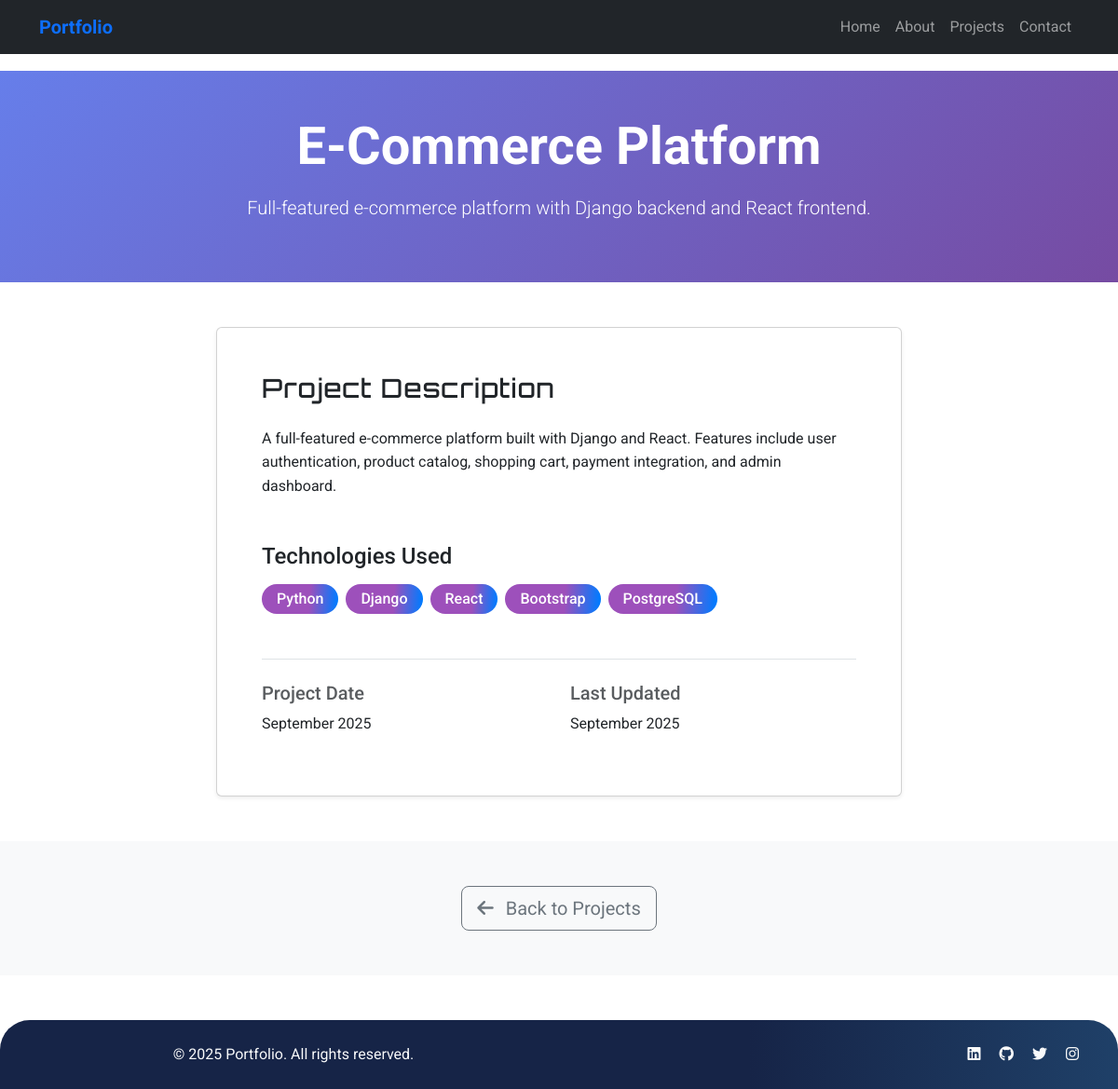
/projects/1/, run on the app's committed database.
### portfolio/models.py (models this page shows, shortened)
class Project(models.Model):
    title = models.CharField(max_length=200)
    description = models.TextField()
    short_description = models.CharField(max_length=300, help_text="Brief description for homepage")
    image = models.FileField(upload_to='projects/')
    live_url = models.URLField(blank=True, null=True)
    source_url = models.URLField(blank=True, null=True)
    technologies = models.ManyToManyField('Technology', blank=True)
    featured = models.BooleanField(default=False, help_text="Show on homepage")
    order = models.PositiveIntegerField(default=0)
    created_at = models.DateTimeField(auto_now_add=True)
    updated_at = models.DateTimeField(auto_now=True)
    class Meta:
        ordering = ['order', '-created_at']

class Technology(models.Model):
    name = models.CharField(max_length=50)
    color = models.CharField(max_length=7, default='#007bff', help_text="Hex color code")
    class Meta:
        verbose_name_plural = "Technologies"

### portfolio/views.py (the view)
# urls.py: path('projects/<int:project_id>/', views.project_detail, name='project_detail'),
def project_detail(request, project_id):
    try:
        project = Project.objects.get(id=project_id)
    except Project.DoesNotExist:
        messages.error(request, 'Project not found.')
        return redirect('projects')
    context = {
        'project': project,
    }
    return render(request, 'portfolio/project_detail.html', context)

### templates/portfolio/project_detail.html (shortened to what this page needs)
{% extends 'base.html' %}
{% load static %}
{% block content %}
<section class="bg-gradient-primary text-white py-5">
    <div class="container">
        <div class="row">
            <div class="col-lg-8 mx-auto text-center">
                <h1 class="display-4 fw-bold mb-3">{{ project.title }}</h1>
                <p class="lead">{{ project.short_description }}</p>
            </div>
        </div>
    </div>
</section>
<section class="py-5">
    <div class="container">
        <div class="row">
            <div class="col-lg-8 mx-auto">
                <div class="card shadow-sm">
                    <div class="card-body p-5">
                        <h2 class="h3 mb-4">Project Description</h2>
                        <div class="project-description">
                            {{ project.description|linebreaks }}
                        </div>
                        {% if project.technologies.all %}
                            <h3 class="h4 mt-5 mb-3">Technologies Used</h3>
                            <div class="d-flex flex-wrap gap-2">
                                {% for tech in project.technologies.all %}
                                    <span class="badge fs-6 px-3 py-2" style="background-color: {{ tech.color }};">{{ tech.name }}</span>
                                {% endfor %}
                            </div>
                        {% endif %}
                        <div class="mt-5 pt-4 border-top">
                            <div class="row">
                                <div class="col-md-6">
                                    <h5 class="text-muted">Project Date</h5>
                                    <p>{{ project.created_at|date:"F Y" }}</p>
                                </div>
                                <div class="col-md-6">
                                    <h5 class="text-muted">Last Updated</h5>
                                    <p>{{ project.updated_at|date:"F Y" }}</p>
                                </div>
                            </div>
                        </div>
                    </div>
                </div>
            </div>
        </div>
    </div>
</section>
<section class="py-5 bg-light">
    <div class="container">
        <div class="row">
            <div class="col-12 text-center">
                <div class="d-flex justify-content-center gap-3 flex-wrap">
                    <a href="{% url 'projects' %}" class="btn btn-outline-secondary btn-lg">
                        <i class="fas fa-arrow-left me-2"></i> Back to Projects
                    </a>
                </div>
            </div>
        </div>
    </div>
</section>
{% endblock %}

### static/css/style.css (style rules this page uses)
:root { --primary: #007bff; --secondary: #6c757d; --success: #28a745; --info: #17a2b8; --warning: #ffc107; --danger: #dc3545; --light: #f8f9fa; --dark: #343a40; --accent: #9d50bb; --bg-gradient-primary: linear-gradient(135deg, #667eea 0%, #764ba2 100%); --bg-gradient-secondary: linear-gradient(135deg, #f093fb 0%, #f5576c 100%); }
body { font-family: 'Roboto', Arial, sans-serif; line-height: 1.6; padding-top: 76px; }
.bg-gradient-primary { background: var(--bg-gradient-primary) !important; }
h2 { font-family: 'Orbitron', 'Roboto', sans-serif; font-size: 2rem; color: var(--primary); margin-bottom: 1.2rem; letter-spacing: 1px; }
.badge { background: linear-gradient(94deg,var(--accent) 62%, var(--primary) 98%); color: #fff; font-weight: 500; border-radius: 1em; padding: 0.5em 1.1em; font-size: 1.07rem; box-shadow: 0 4px 14px var(--glow); }

### data on the page
Project: title "E-Commerce Platform", short_description "Full-featured e-commerce platform with Django backend and React frontend.", description "A full-featured e-commerce platform built with Django and React. Features include user authentication, product catalog, shopping cart, payment integration, and admin dashboard.", created_at "September 2025", updated_at "September 2025"
Technology: name "Python"
Technology: name "Django"
Technology: name "React"
Technology: name "Bootstrap"
Technology: name "PostgreSQL"
